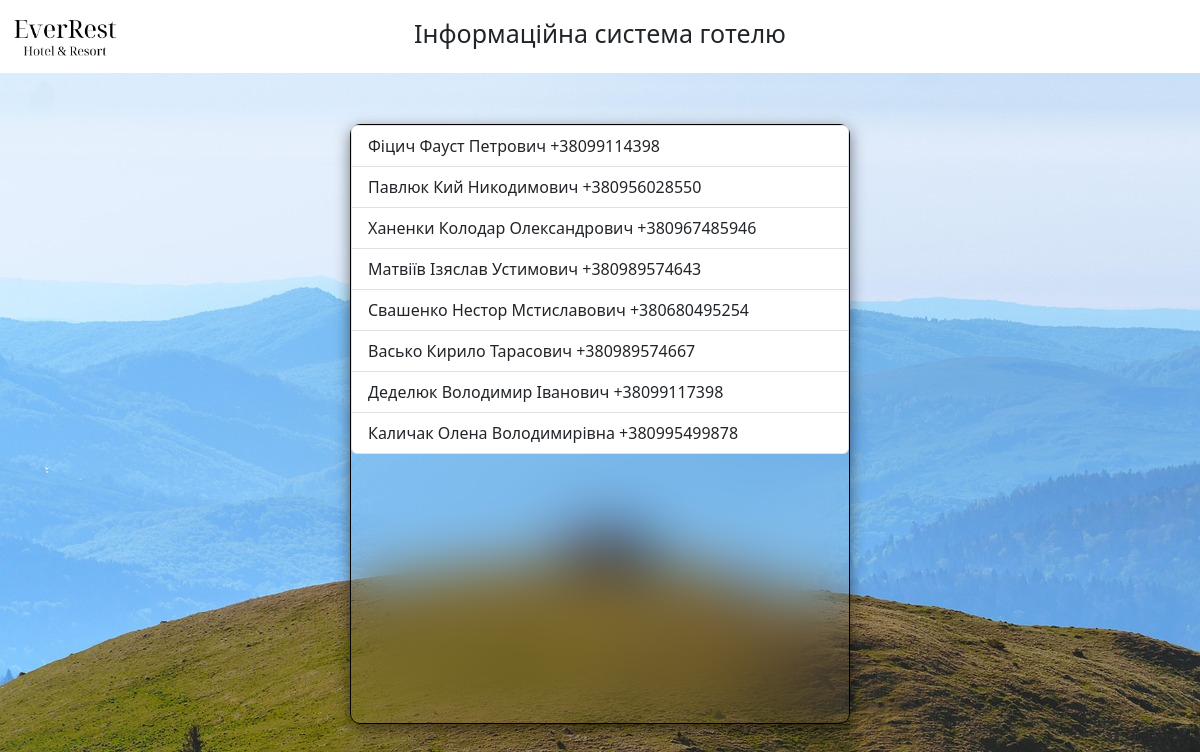
Screenshot of /clients/ (signed in) with the database file from the repository.
### main/models.py (models this page shows, shortened)
class Client(models.Model):
    name = models.CharField('Імя', max_length=20)
    surname = models.CharField('Прізвище', max_length=20)
    second_name = models.CharField('По Батькові', max_length=20, blank=True, null=True)
    phone_number = models.CharField('Номер телефону', max_length=13, unique=True)

### main/views.py (the view)
# urls.py: path('clients/', views.clients, name="clients"),
@login_required
def clients(request):
    clients = Client.objects.all()
    return render(request, 'clients.html', {'clients': clients})

### main/templates/clients.html (shortened to what this page needs)
{% extends 'layout.html' %}
{% block content %}
<div class="block1">
    <ul class="list-group">
    {% for el in clients %}
         <li class="list-group-item">{{ el.surname }} {{ el.name }} {{ el.second_name }} {{ el.phone_number }} {{ el.room_id}}</li>
    {% endfor %}
    </ul>
</div>
{% endblock %}

### main/static/style.css (style rules this page uses)
body { background-image: url('img/bg.jpg'); }
.block1 { width: 500px; height: 600px; backdrop-filter: blur(30px); border: 1px solid black; border-radius: 10px; box-shadow: 0 5px 15px rgba(0, 0, 0, 0.5); position: absolute; transform: translate(-50%, -50%); top: 53%; left: 50%; }

### rows the page displays
Client: surname "Фіцич", name "Фауст", second_name "Петрович", phone_number "+38099114398"
Client: surname "Павлюк", name "Кий", second_name "Никодимович", phone_number "+380956028550"
Client: surname "Ханенки", name "Колодар", second_name "Олександрович", phone_number "+380967485946"
Client: surname "Матвіїв", name "Ізяслав", second_name "Устимович", phone_number "+380989574643"
Client: surname "Свашенко", name "Нестор", second_name "Мстиславович", phone_number "+380680495254"
Client: surname "Васько", name "Кирило", second_name "Тарасович", phone_number "+380989574667"
Client: surname "Деделюк", name "Володимир", second_name "Іванович", phone_number "+38099117398"
Client: surname "Каличак", name "Олена", second_name "Володимирівна", phone_number "+380995499878"
